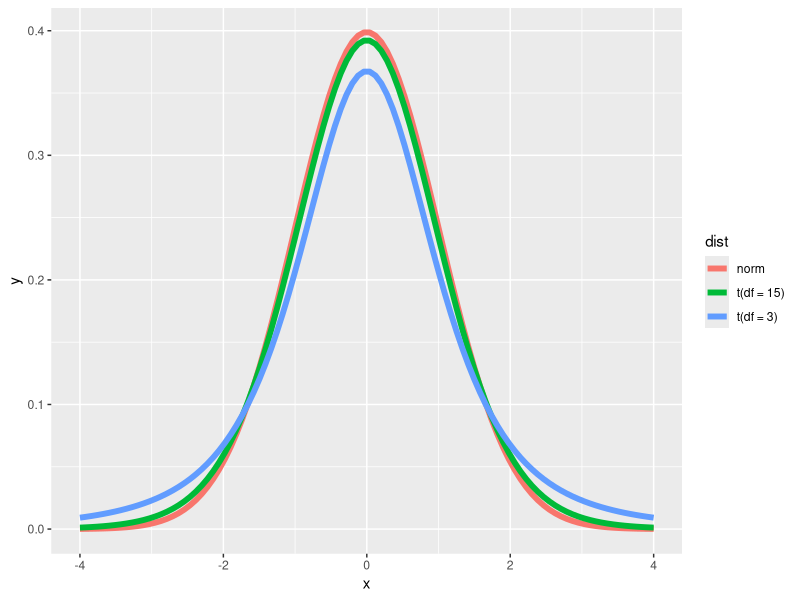

Recreate this plot in R. (Note: this script raises an error after producing the figure.)
## ---- chunk 1
library(ggplot2)
library(dplyr)
## ---- chunk 2
x  <- seq(from = -4, to = 4, length = 100)
data <- data.frame(x = x,
                   y = c(dnorm(x, mean = 0, sd = 1), dt(x, df = 3), dt(x, df = 15)),
                   dist = rep(c('norm', 't(df = 3)', 't(df = 15)'), each = 100)
                       )
ggplot(data) +
        geom_line(aes(x = x, y = y, color = dist), size = 2)
## ---- chunk 3
## The set.seed() function helps make your data reproducible. Use this anytime there is a random process in your analysis. Your data will likely still be different from mine. 
set.seed(123)
hour_sleep <- seq(from = 3, to = 10, by = 0.25)
grad_sleep <- sample(hour_sleep, 50, replace = T, dnorm(hour_sleep, mean = 7.5, sd = 1.5))
## ---- chunk 4
t_output <- t.test(x = grad_sleep, mu = 8, alternative = 'two.sided')
t_output
## ---- chunk 5
t_output$statistic
## ---- chunk 6
t_output$parameter
## ---- chunk 7
t_output$p.value
## ---- chunk 8
t_output$conf.int
## ---- chunk 9
t_output$estimate

## ---- chunk 10
set.seed(123)
wug_flight <- data.frame(food_pref = rep(c("soybean", "mushroom"), each = 35),
                         hang_time = c(rnorm(35, mean = 9.25, sd = 0.8),
                                       rnorm(35, mean = 7.7, sd = 4)
                                       )
                         )
str(wug_flight)
head(wug_flight)
## ---- chunk 11
levels(wug_flight$food_pref)
## ---- chunk 12
t_output <-  t.test(formula = hang_time ~ food_pref,
                    data = wug_flight,
                    alternative = 'less',
                    var.equal = F)
t_output
## ---- chunk 13
as.numeric(t_output$estimate[1] - t_output$estimate[2])
## ---- chunk 14
set.seed(123)

river <- rnorm(50, mean = 35, sd = 10)
dog_park <- sapply(river, FUN = function(x) x + rnorm(1, mean = 0.25, sd = 0.5))


dog_food <- data.frame(
        subject = factor(rep(c(1:50), length.out = 50)),
        condition = rep(c("river", "dog_park"), each = 50),
        food_eaten = c(river, dog_park)
                         )
str(dog_food)
head(dog_food)
## ---- chunk 15
pairt_output <- t.test(food_eaten ~ condition, paired = T, data = dog_food)
pairt_output
## ---- chunk 16
# This uses a base R way of subsetting the data frame by the condition. 
food_dif <- dog_food$food_eaten[which(dog_food$condition == 'dog_park')] - dog_food$food_eaten[which(dog_food$condition == 'river')]
## ---- chunk 17
onet_output <- t.test(food_dif, mu = 0, paried = F)
onet_output
## ---- chunk 18
h_null <- 8
n <- 50
## ---- chunk 19
sample_mean <- mean(grad_sleep)
sample_sd <- sd(grad_sleep)
## ---- chunk 20
st_err_mean <- sample_sd / sqrt(n)
## ---- chunk 21
t <- (sample_mean - h_null) / st_err_mean
t
## ---- chunk 22
pt(-abs(t), df = n-1, lower.tail = T)*2
## ---- chunk 23
conf_level <- 0.95
sample_mean - (abs(qt((1-conf_level)/2, df = n - 1) * st_err_mean))
sample_mean + (abs(qt((1-conf_level)/2, df = n - 1) * st_err_mean))
## ---- chunk 24
date <- "2020-11-10"
## ---- chunk 25

